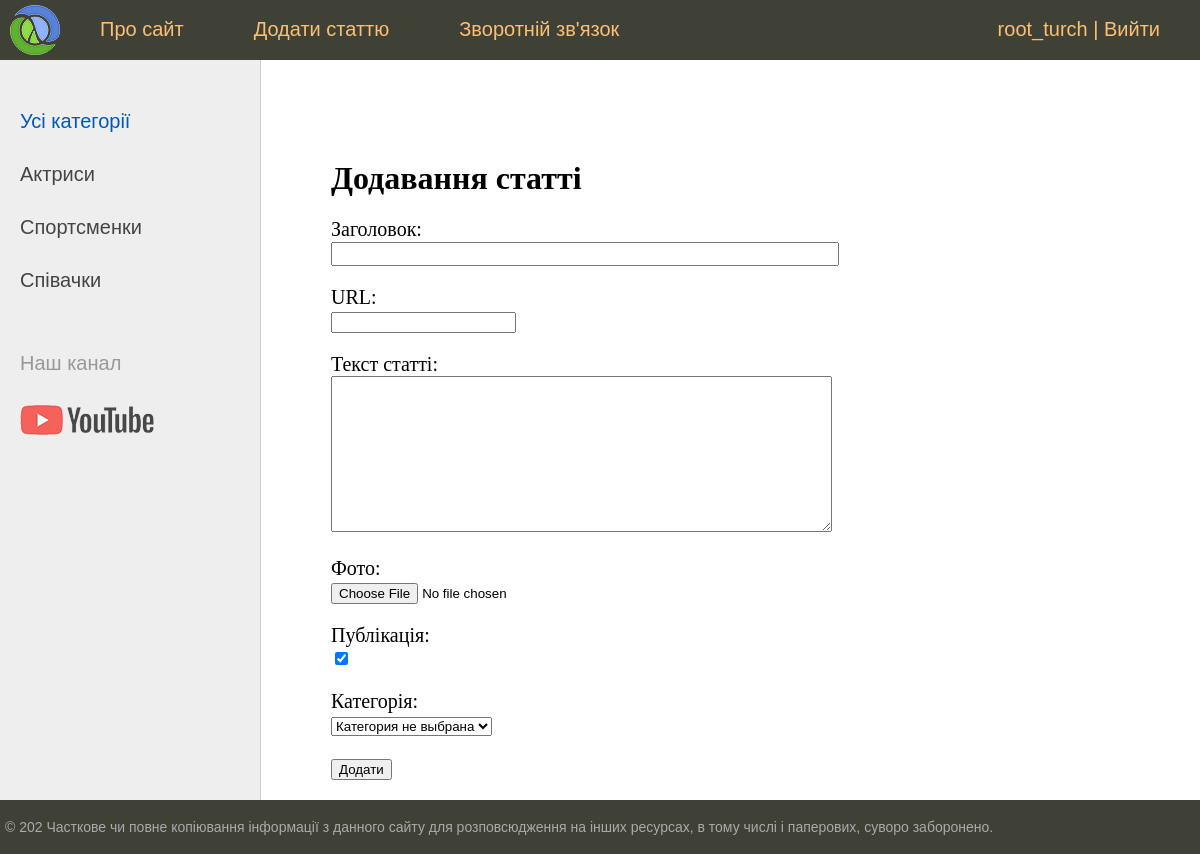
Screenshot of /add_page (signed in) with the database file from the repository.
### women/models.py (models this page shows)
class Category(models.Model):
    name = models.CharField(max_length=100, db_index=True, verbose_name='Категорія')
    slug = models.SlugField(max_length=255, unique=True, db_index=True, null=False, verbose_name="URL")
    def __str__(self):
        return self.name
    def get_absolute_url(self):
        return reverse('category', kwargs={'cat_slug': self.slug})
    class Meta:
        verbose_name = 'Категорія'
        verbose_name_plural = 'Категорії'
        ordering = ['id']

### women/views.py (the view)
# urls.py: path('add_page', AddPage.as_view(), name='add_page'),
class AddPage(LoginRequiredMixin,DataMixin, CreateView):
    form_class = AddPostForm
    template_name = 'women/addpage.html'
    success_url = reverse_lazy('home')
    login_url = reverse_lazy('home')
    raise_exception = True
    def get_context_data(self, *, object_list=None, **kwargs):
        context = super().get_context_data(**kwargs)
        c_def = self.get_user_context(title='Додавання статті')
        context = dict(list(context.items()) + list(c_def.items()))
        return context

### women/forms.py (shortened to what this page needs)
class AddPostForm(forms.ModelForm):
    def __init__(self, *args, **kwargs):
        super().__init__(*args, **kwargs)
        self.fields['cat'].empty_label = "Категория не выбрана"
    class Meta:
        model = Women
        fields = ['title', 'slug', 'content', 'photo', 'is_published', 'cat']
        widgets = {
            'title': forms.TextInput(attrs={'class': 'form-input'}),
            'content': forms.Textarea(attrs={'cols': 60, 'rows': 10}),
        }

### women/utils.py (called while the page is built)
    def get_user_context(self, **kwargs):
        context = kwargs
        cats = cache.get('cats')
        if not cats:
            cats = Category.objects.annotate(Count('women'))
            cache.set('cats',cats, 60)
        user_menu = menu.copy()
        if not self.request.user.is_authenticated:
            user_menu.pop(1)
        context['menu'] = user_menu
        context['cats'] = cats
        if 'cat_selected' not in context:
            context['cat_selected'] = 0
        return context

### women/templates/women/addpage.html (shortened to what this page needs)
{% extends 'women/base.html' %}
{% block content %}
<h1>{{ title }}</h1>
<form action="{% url 'add_page' %}" method="post" enctype="multipart/form-data">
    {% for f in form %}
    <p><label class="form-label" for="{{ f.id_for_label }}">{{f.label}}: </label>{{ f }}</p>
    {% endfor %}
    <button type="submit">Додати</button>
</form>
{% endblock %}

### women/templates/women/base.html (shortened to what this page needs)
{% load static %}
{% load women_tags %}
<!DOCTYPE html>
<html>
<head>
	<link type="text/css" href="{% static 'women/css/styles.css' %}" rel="stylesheet" />
</head>
<body>
<table class="table-page" border=0 cellpadding="0" cellspacing="0">
<tr><td valign=top>
{% block mainmenu %}
		<div class="header">
			<ul id="mainmenu" class="mainmenu">
			<li class="logo"><a href="{% url 'home' %}"><div class="logo"></div></a></li>
		{% for m in menu %}
			<li><a href="{% url m.url_name %}">{{m.title}}</a></li>
		{% endfor %}
			{% if request.user.is_authenticated %}
				<li class="last"> {{user.username}} | <a href="{% url 'logout' %}">Вийти</a> </li>
			{% else %}
				<li><a href="{% url 'register' %}">Реєстрація</a> | <a href="{% url 'login' %}">Увійти</a></li>
			{% endif %}
			</ul>
		</div>
{% endblock mainmenu %}
<table class="table-content" border=0 cellpadding="0" cellspacing="0">
<tr>
	{% load cache %}
	<td valign="top" class="left-chapters">
	<ul id="leftchapters">
{% cache 500 sidebar %}
		{% if cat_selected == 0 %}
			<li class="selected">Усі категорії</li>
		{% else %}
			<li><a href="{% url 'home' %}">Усі категорії</a> </li>
		{% endif %}
		{% for c in cats %}
		{% if c.women__count > 0 %}
			{% if c.pk == cat_selected %}
				<li class="selected">{{c.name}}</li>
			{% else %}
				<li><a href="{{ c.get_absolute_url }}">{{c.name}}</a> </li>
			{% endif %}
		{% endif %}
		{% endfor %}
{% endcache %}
		<li class="share">
		<p>Наш канал</p>
		<a class="share-yt" href="https://www.youtube.com" target="_blank" rel="nofollow"></a>
		</li>
	</ul>
</td>
<td valign="top" class="content">
	<div class="content-text">
{% block content %}
{% endblock %}
	</div>
</td></tr></table>
</td></tr>
<tr><td valign=top>
	<div id="footer">
		<p>&copy; 202 Часткове чи повне копіювання інформації з данного сайту для розповсюдження на інших ресурсах, в тому числі і паперових, суворо заборонено.</p>
	</div>
</td></tr></table>
</body>
</html>

### women/static/women/css/styles.css (style rules this page uses)
html, body { font-family: 'Arial'; margin: 0; padding: 0; height: 100%; width: 100%; color: #444; }
a { color: #0059b2; text-decoration: none; }
.table-page { width: 100%; height: 100%; vertical-align: top; }
.table-page tr { height: 100%; }
.header { background: #3F4137; height: 60px; }
.logo { background: url('../images/logo.png') no-repeat 10px 5px; width: 70px; height: 60px; }
ul.mainmenu { list-style: none; margin: 0; padding: 0; height: 60px; color: #fdc073; font-size: 20px; overflow: hidden; }
ul.mainmenu li { float: left; margin: 18px 40px 0 30px; }
ul.mainmenu li.logo { margin: 0; }
ul.mainmenu li.last { float: right; }
ul.mainmenu li a { color: #fdc073; text-decoration: none; }
.table-content { width: 100%; min-height: 100%; height: 100%; }
.left-chapters { margin: 0; background: #eee; border-right: 1px solid #ccc; min-height: 100%; }
.left-chapters ul { width: 230px; min-height: 100%; margin: 0; padding: 20px 10px 10px 20px; list-style: none; font-size: 20px; }
.left-chapters ul li { margin: 30px 0 0 0; color: #999; }
.left-chapters ul li.selected { color: #0059b2; }
.left-chapters ul li a { color: #444; text-decoration: none; }
.left-chapters ul li.share { margin: 60px 0 0 0; }
.left-chapters ul li.share p { margin: 30px 0 30px 0; }
.left-chapters ul li.share a { display: inline-block; width: 40px; height: 40px; margin: 0 20px 0 0; }
.left-chapters ul li.share a.share-yt { width: 100%; height: 30px; background: url('../images/share_yt.png') no-repeat 0 0 }
.content { padding: 40px 20px 20px 40px; width: 100%; box-sizing: border-box; }
.content-text { margin: 60px 0 0 30px; color: #000; font-size: 20px; font-family: Yandex Sans Display Light; }
.content-text h1 { font-size: 32px; }
#footer { box-sizing: border-box; background: #3F4137; padding: 5px; color: #aaa; font-size: 14px; font-family: Verdana, Geneva, Arial, Helvetica; text-align: left; overflow: hidden; }
.form-input { width: 500px; font-size: 16px; }
.form-label { display: block; min-width: 150px; vertical-align: top; }

### rows the page displays
Category: name "Актриси"
Category: name "Спортсменки"
Category: name "Співачки"

### other values shown
{{ m.title }} "Про сайт" "Додати статтю" "Зворотній зв'язок"
{{ user.username }} "root_turch"
{{ title }} "Додавання статті"
{{ f.label }} "Заголовок" "URL" "Текст статті" "Фото" "Публікація" "Категорія"
